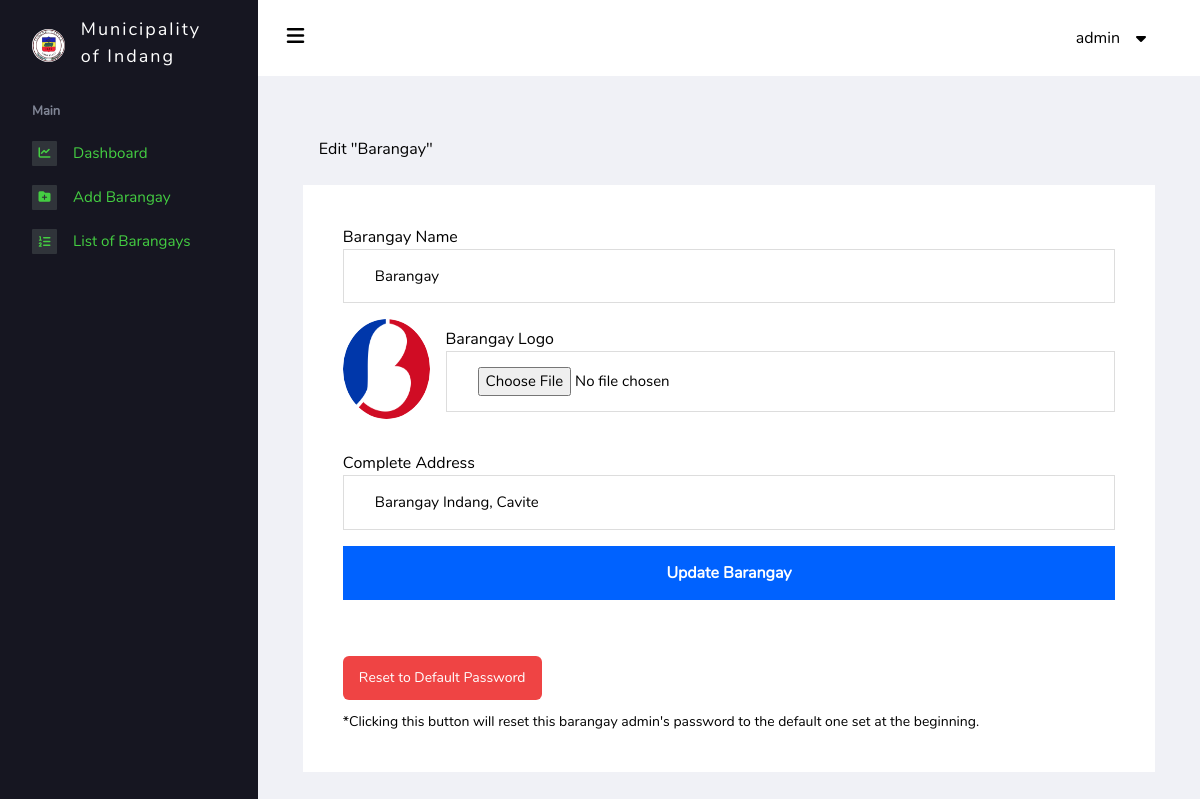
Page /admin/barangay-edit.php?id=454 (signed in) on the committed database.
### tables this page shows
CREATE TABLE `superadmin_config` (
  `municipality_id` int(11) NOT NULL,
  `municipality_name` varchar(255) NOT NULL,
  `municipality_link` varchar(255) NOT NULL,
  `municipality_logo` varchar(255) NOT NULL
);

CREATE TABLE `super_accounts` (
  `id` int(11) NOT NULL,
  `user_id` bigint(20) NOT NULL,
  `fullname` varchar(100) NOT NULL,
  `username` varchar(100) NOT NULL,
  `password` varchar(255) NOT NULL
);

CREATE TABLE `barangay` (
  `b_id` int(11) NOT NULL,
  `b_name` varchar(50) NOT NULL,
  `b_address` varchar(100) NOT NULL,
  `b_logo` varchar(100) NOT NULL,
  `b_link` varchar(100) NOT NULL,
  `is_active` tinyint(1) NOT NULL
);

### admin/includes/login-system.inc.php (called while the page is built, shortened)
<?php
function checkLogin($pdo)
{
    if (isset($_SESSION['user_id'])) {
        $id = $_SESSION['user_id'];
        $result = $pdo->query("SELECT * FROM super_accounts WHERE user_id = '$id' LIMIT 1");
        $result->execute();
        $numRows = $result->rowCount();
        if ($result && $numRows > 0) {
            $user_data = $result->fetch();
            return $user_data;
        }
    }
    die;
}

### admin/includes/session.inc.php (called while the page is built, shortened)
<?php
include 'includes/dbh.inc.php';
include 'includes/login-system.inc.php';
$user_data = checkLogin($pdo);

### admin/barangay-edit.php (the view, shortened to what this page needs)
<?php
include 'includes/session.inc.php';
$id = $_GET['id'];
$barangay = $pdo->query("SELECT * FROM barangay WHERE b_id='$id'")->fetch();
$barangayName = ucwords($barangay['b_name']);
?>
<!DOCTYPE html>
<html lang="en">
<head>
    <link rel="stylesheet" href="https://cdnjs.cloudflare.com/ajax/libs/font-awesome/6.2.0/css/all.min.css" />
    <link rel="stylesheet" href="./assets/css/main.css" />
    <script src="https://cdn.tailwindcss.com"></script>
</head>
<body>
    <?php
    include './partials/nav_sidebar.php';
    ?>
    <main class="main-content">
        <?php
        include './partials/nav_header.php';
        ?>
        <div class="wrapper">
            <div class="page-header">
                <h3 class="page-title">Edit "<?php echo $barangayName ?>"</h3>
            </div>
            <div class="page-body">
                <form action="includes/update-brgy.inc.php" method="POST" class="add-brgy__form" enctype="multipart/form-data">
                    <div>
                        <label for="">Barangay Name</label>
                        <input type="text" name="brgy-name" value="<?php echo $barangayName ?>">
                    </div>
                    <div class="barangay-logo">
                        <div>
                            <img src="./assets/images/uploads/barangay-logos/<?php echo $barangay['b_logo'] ?>" alt="" id="logo-img">
                        </div>
                        <div style="width: 100%;">
                            <label for="">Barangay Logo</label>
                            <input type="file" name="image" id="image-input" accept="image/jpeg, image/png">
                        </div>
                    </div>
                    <div id="address-container">
                        <label for="">Complete Address</label>
                        <div>
                            <input style="width: 100%;" type="text" name="brgy-address" value="<?php echo $barangay['b_address'] ?>">
                        </div>
                    </div>
                    <button type="submit" name="submit" onclick="return confirm('Are you sure you want to update this barangay?')">Update <?php echo $barangayName ?></button>
                </form>
                <form action="includes/reset-password.inc.php" method="post">
                    <button type="submit" name="reset-password" class="bg-red-500 hover:bg-red-600 text-sm text-white py-3 px-4 mt-10 rounded-md" onclick="return confirm('Are you sure you want to reset the password of this barangay?');">Reset to Default Password</button>
                    <h1 class="mt-3 text-sm">
                        *Clicking this button will reset this barangay admin's password to the default one set at the beginning.</h1>
                </form>
            </div>
    </main>
</body>
</html>

### admin/partials/nav_sidebar.php
<nav class="sidebar">
    <div class="sidebar__logo">
        <?php $municipality = $pdo->query("SELECT * FROM superadmin_config")->fetch(); ?>
        <div class="logo-img">
            <img src="./assets/images/<?php echo $municipality['municipality_logo'] ?>" alt="Logo of Indang" width="50px" />
        </div>
        <h1 class="barangay-name">Municipality of <?php echo $municipality['municipality_name'] ?></h1>
    </div>
    <ul class="sidebar__links">
        <li>
            <p>Main</p>
        </li>
        <li>
            <a href="index.php">
                <span class="sidebar__links-icon"><i class="fa-sharp fa-solid fa-chart-line"></i></span>
                <span class="sidebar__links-text">Dashboard</span>
            </a>
        </li>
        <li>
            <a href="barangay-add.php">
                <span class="sidebar__links-icon"><i class="fa-solid fa-folder-plus"></i></span>
                <span class="sidebar__links-text">Add Barangay</span>
            </a>
        </li>
        <li>
            <a href="barangay.php">
                <span class="sidebar__links-icon"><i class="fa-solid fa-list-ol"></i></span>
                <span class="sidebar__links-text">List of Barangays</span>
            </a>
        </li>
    </ul>
</nav>

### admin/partials/nav_header.php (shortened to what this page needs)
<header>
    <div class="burger-menu">
        <i class="fa-solid fa-bars"></i>
    </div>
    <div class="admin">
        <div class="admin__name"><?php echo $user_data['fullname']; ?>
        </div>
    </div>
</header>

### admin/assets/css/_root.css (style rules this page uses)
:root { --primary-clr: #001754; --secondary-clr: #818696; --white: #fff; --black: #000; --blue: #0062FF; --lightblue: #91bbff; --green-dark: #03A10A; --green-light: #44CE42; --background-clr: #f0f1f6; --background-sidebar: #161621; --fw-n: 300; --fw-m: 600; --fw-l: 800; --fs-2: 5rem; --fs-3: 2rem; --fs-p: 1rem; }
* { margin: 0; padding: 0; box-sizing: border-box; font-family: "nunito-regular", sans-serif; }
li, a { list-style-type: none; text-decoration: none; }
input, select { transition: border 200ms ease-in-out; }
.wrapper { width: 100%; padding: 2.8rem 2.8rem 0 2.8rem; }

### admin/assets/css/_header.css (style rules this page uses)
.main-content { margin-left: 258px; background-color: var(--background-clr); padding-bottom: 5%; min-height: 100vh; }
header { background-color: var(--white); height: calc(60px + 1rem); display: flex; justify-content: space-between; align-items: center; padding: 0 5rem 0 1.8rem; }
.burger-menu i { font-size: 20px; }
.admin__name { position: relative; cursor: pointer; }
.admin__name::after { position: absolute; content: "\f0d7"; padding-left: 1rem; top: 50%; transform: translateY(-50%); font-family: "Font Awesome 5 Free"; font-weight: 900; }

### admin/assets/css/_add-brgy.css (style rules this page uses)
.add-brgy__form div { margin-bottom: 1rem; }
.add-brgy__form input { padding: 0.94rem 1.94rem; width: 100%; border: 1px solid #ddd; }
.add-brgy__form input::placeholder, .add-brgy__form input { font-size: .9375rem; color: var(--black); }
.add-brgy__form button { cursor: pointer; width: 100%; background: var(--blue); border: none; padding: 0.94rem 1.94rem; color: var(--white); font-weight: var(--fw-m); margin-bottom: 1rem; }
#address-container div { display: flex; align-items: center; justify-content: space-between; }
#address-container input { width: 80%; }
.page-body { position: relative; }

### admin/assets/css/_resident-profiling.css (style rules this page uses)
.page-header { margin: 1rem 1rem 1.5rem 1rem; }
.page-body { padding: 2.5rem; background: var(--white); }

### admin/assets/css/_sidebar.css (style rules this page uses)
nav { background-color: var(--background-sidebar); display: flex; flex-direction: column; align-items: center; height: 100vh; width: 258px; padding: .5rem 0; position: fixed; top: 0; left: 0; transition: all 400ms ease; overflow: hidden; z-index: 9999; font-family: 'nunito-medium', sans-serif; }
.sidebar__logo { min-height: 60px; display: flex; align-items: center; gap: 1rem; padding: .5rem 2rem 0 2rem; }
.sidebar__logo .logo-img { padding-top: 5px; }
.barangay-name { color: var(--white); font-size: 18px; letter-spacing: 2px; }
.sidebar__logo img { border-radius: 50%; }
.sidebar__links { padding: 2rem 0 0 2rem; display: flex; flex-direction: column; gap: 1.2rem; width: 100%; z-index: 1000; }
.sidebar__links li:nth-child(1) { color: var(--secondary-clr); font-size: 0.8125rem; font-weight: var(--fw-l); }
.sidebar__links li a { display: flex; width: 100%; gap: 1rem; align-items: center; background-color: var(--background-sidebar); color: var(--green-light); transition: color 200ms ease-in; font-size: .95rem; }
.sidebar__links-icon { background-color: #30343a; border-radius: 1px; font-size: 12px; width: 25px; height: 25px; display: flex; align-items: center; justify-content: center; }
.sidebar__links-icon { color: var(--green-light); }
.burger-menu, .burger-menu2 { cursor: pointer; z-index: 1; }
.main-content { transition: margin-left 400ms ease; }

### admin/barangay-edit.php (style rules this page uses)
.barangay-logo { display: flex; align-items: center; gap: 1rem; }
.barangay-logo img { border-radius: 50%; width: 100px; height: 100px; }

### rows in the picture
superadmin_config: municipality_logo (picture), municipality_name "Indang"
super_accounts: fullname "admin"
barangay: b_name "Barangay", brgy-name "Barangay", b_logo (picture), brgy-address "Barangay Indang, Cavite"
